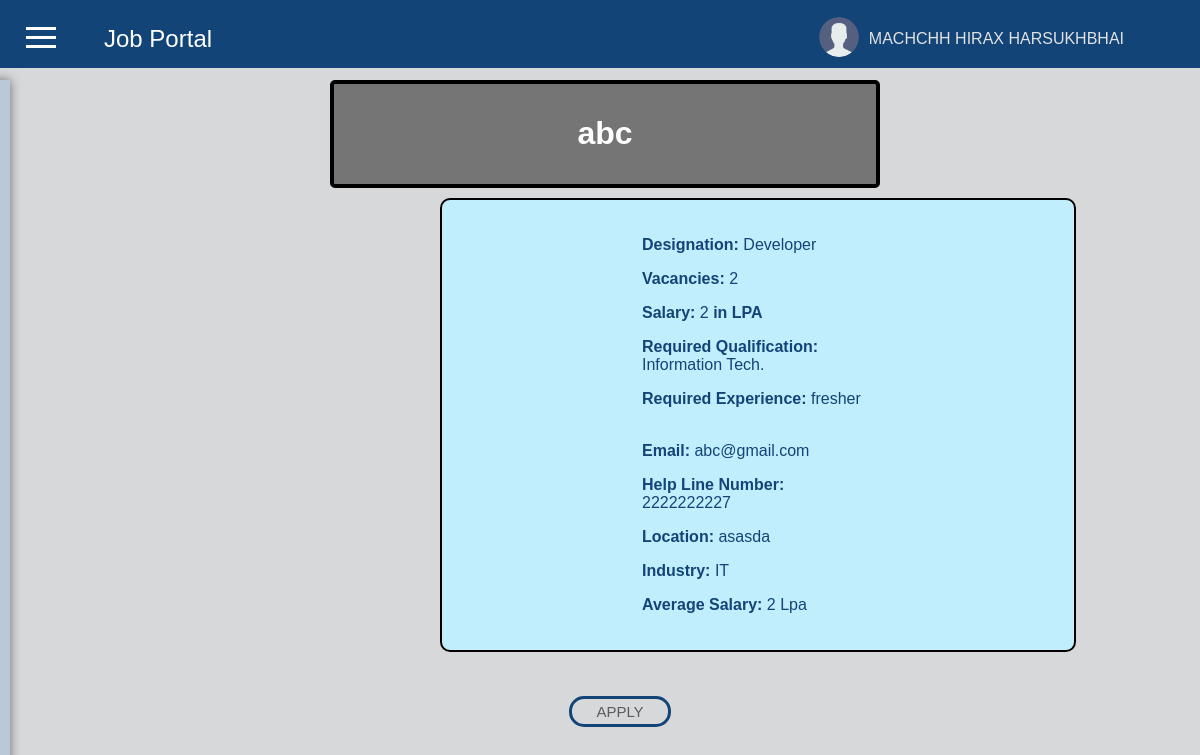
The app's page /job/2/ (signed in) with its own data.
### firstapp/models.py (models this page shows, shortened)
class Jobseeker(models.Model):
    js_id = models.AutoField(primary_key=True)
    js_name = models.CharField(max_length=50,null=False)
    username = models.CharField(max_length=20, unique=True,null=False)
    password = models.CharField(max_length=20,null=False)
    js_email = models.EmailField(max_length=30, unique=True,null=False)
    js_address = models.CharField(max_length=200 , default="your address",null=False)
    mobileno = models.CharField(max_length=10, unique=True,null=False)
    resume = models.FileField(upload_to='Resume/',null=False)
    birthdate = models.DateField(null=True)

class Jobposting(models.Model):
    jp_id = models.AutoField(primary_key=True)
    emp_id = models.ForeignKey(Employer, on_delete=models.CASCADE, to_field='emp_id')
    designation = models.CharField(max_length=50,null=False)
    vacancies = models.IntegerField(null=False)
    salary = models.IntegerField(null=False)
    req_qualification = models.CharField(max_length=120,null=False)
    req_experience = models.CharField(max_length=40,null=False)
    delete_jobpost = models.BooleanField(default=0)

class Employer(models.Model):
    emp_id = models.AutoField(primary_key=True)
    emp_name = models.CharField(max_length=50,null=False)
    username = models.CharField(max_length=20,unique=True,null=False)
    password = models.CharField(max_length=20,null=False)
    emp_email = models.EmailField(max_length=30,unique=True,null=False)
    help_line_no = models.IntegerField(unique=True,null=False)
    industry = models.CharField(max_length=30,null=False)
    location = models.CharField(max_length=100,null=False)
    avg_salary = models.IntegerField(null=False)

### firstapp/views.py (the view)
# urls.py: path('job/<int:job_id>/', views.job_details, name='job_details'),
def job_details(request, job_id):
    my_value = request.session.get('my_key')
    jobseeker = Jobseeker.objects.get(username=my_value)
    js_name = jobseeker.js_name
    job = Jobposting.objects.get(jp_id=job_id)
    return render(request, 'j_applyforjob.html', {'job': job,'js_name':js_name})

### templates/j_applyforjob.html (shortened to what this page needs)
<!DOCTYPE html>
<html lang="en">
<head>
    {% load static %}
</head>
<body>
<header class="top-header">
    <div class="container">
        <a href="#" class="logo">Job Portal</a>
        <div class="user-info">
            <div class="user-logo">
                <img src="{% static 'png/user.png' %}" alt="User Logo">
            </div>
            <div class="user-name">{{js_name}}</div>
        </div>
    </div>
</header>
<button class="toggle-btn" onclick="toggleSidebar()">
    <span class="line"></span>
    <span class="line"></span>
    <span class="line"></span>
</button>
<form method="POST" action="/j_menu">
<div class="sidebar">
</div>
</form>
<h1>Job Options</h1>
<ul>
<div class="h1-container">
            <h1>{{ job.emp_id.emp_name }}</h1>
</div>
<div class="qualification-box1">
            <p><strong>Designation:</strong> {{ job.designation }}</p>
            <p><strong>Vacancies:</strong> {{ job.vacancies }}</p>
            <p><strong>Salary:</strong> {{ job.salary }}{{" "}}<strong>in LPA</strong></p>
            <p><strong>Required Qualification:</strong> {{ job.req_qualification}}</p>
            <p><strong>Required Experience:</strong> {{ job.req_experience }}<br><br>
            <p><strong>Email:</strong> {{ job.emp_id.emp_email }}</p>
            <p><strong>Help Line Number:</strong> {{ job.emp_id.help_line_no }}</p>
            <p><strong>Location:</strong> {{ job.emp_id.location }}</p>
            <p><strong>Industry:</strong> {{ job.emp_id.industry }}</p>
            <p><strong>Average Salary:</strong> {{ job.emp_id.avg_salary }} Lpa</p>
            </div>
            <form method="POST" action="/j_applyforjob">
                <div class="box1"><div class="hello1">
                <button type="submit" name="applyforjobs" value="applyforjob">APPLY</button>
                </div></div>
            </form>
        <br><br>
</ul>
</body>
</html>

### templates/j_applyforjob.html (style rules this page uses)
body { margin: 0; background-color:#D7D8DA ; font-family: Arial, sans-serif; }
.top-header { top:0; height:40px; width:100%; position: fixed; z-index: 1000; background-color: #124478 ; color: #fff; padding: 14px; display: flex; align-items: center; }
.top-header .container { position:fixed; display: flex; justify-content: space-between; align-items: center; width: 100%; padding:20px 10px 10px 20px; }
.logo { color: #ffffff; text-decoration: none; font-size: 24px; margin-left: 70px; }
.user-info { display: flex; align-items: center; margin-right:50px; }
.user-logo img { width: 40px; height: 40px; border-radius: 50%; margin-right:10px; }
.user-name { color: #e2e2e2; font-size: 16px; margin-right:60px; }
.sidebar { position: fixed; top: 80px; left: -350px; height: 100%; width: 300px; background-color:#BBC8D7 ; padding: 30px; box-shadow: 0 0 10px rgba(0, 0, 0, 0.5); transition: left 0.3s ease-in-out; z-index: 1000; }
.toggle-btn { position:fixed; top: 20px; left: 20px; background-color: transparent; border: none; cursor: pointer; z-index: 1000; }
.line { display: block; width: 30px; height: 3px; background-color: #fff; margin: 6px auto; transition: background-color 0.3s ease; }
span { margin-left: 20px; }
h1 { text-align: center; color:white; background-color: #757575; }
.h1-container { width: 45%; background-color:#757575; margin-left:25%; padding: 10px; border-radius: 5px; border: 4px solid #000000; display: flex; justify-content: center; align-items: center; }
.qualification-box1 { background-color:#C1EEFD ; color: #124478; padding: 20px 200px 20px 200px; margin:20px 20px 20px 400px; border-radius: 10px; border: 2px solid #000000; margin-top: 10px; width:20%; }
.box1 { display: grid; place-items: center; height: 10vh; }
.hello1 button { background-color: transparent; color: #5C5C5C; font-size:15px; margin:2px; text-align: center; justify-content:center; padding: 4px 4px; border: solid 3px #124478; border-radius: 15px; outline: none; cursor: pointer; }

### records on screen
Jobseeker: js_name "MACHCHH HIRAX HARSUKHBHAI"
Jobposting: emp_id.emp_name "abc", designation "Developer", vacancies "2", salary "2", req_qualification "Information Tech.", req_experience "fresher", emp_id.emp_email "abc@gmail.com", emp_id.help_line_no "2222222227", emp_id.location "asasda", emp_id.industry "IT", emp_id.avg_salary "2"
